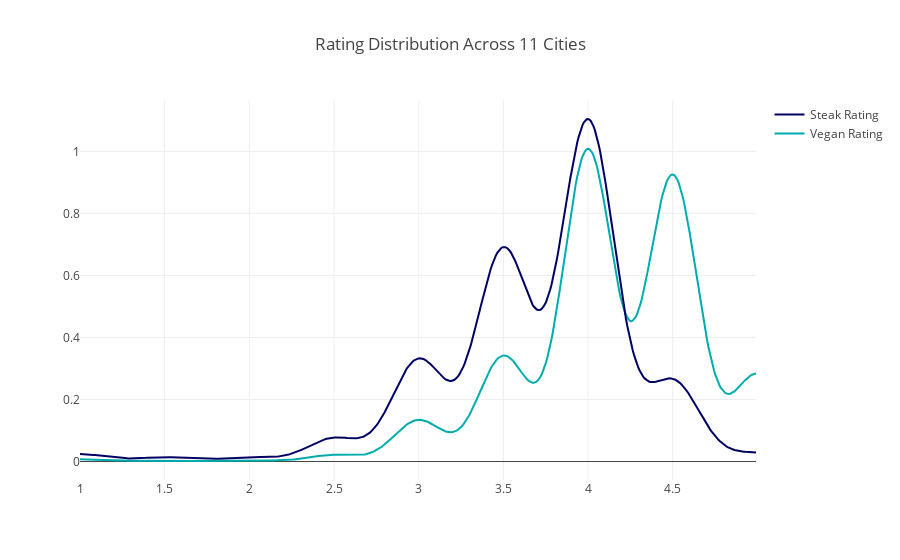

Source (notebook cell):
### Code cell
tot_kde3 = df[df['category']=='vegan']['rating']  
tot_kde4 = df[df['category']=='steak']['rating']  

# Group data together
hist_data = [tot_kde3, tot_kde4]

group_labels = ['Vegan Rating', 'Steak Rating']

colors = ['rgb(0, 172, 173)', 'rgb(0, 00, 100)']
# Create distplot with custom bin_size
total_kde_fig2 = ff.create_distplot(hist_data, group_labels, bin_size=.2, colors=colors,show_hist=False, curve_type='kde', show_rug=False)

total_kde_fig2['layout'].update(title='Rating Distribution Across 11 Cities')
# Plot!
plotly.offline.iplot(total_kde_fig2, filename='Distplot with Multiple Datasets')

### Figure 1 — Plotly figure (JSON) as saved in the notebook; plotly's stock layout.template omitted (floating-point values rounded to 4 significant figures; data arrays with more than 128 entries replaced by an {"elided": "..."} marker saying what was removed)
{"data": [{"legendgroup": "Vegan Rating", "marker": {"color": "rgb(0, 172, 173)"}, "mode": "lines", "name": "Vegan Rating", "showlegend": true, "type": "scatter", "uid": "78e6ca28-30b0-11e9-8846-acde48001122", "x": {"elided": "500 float values"}, "xaxis": "x", "y": {"elided": "500 float values"}, "yaxis": "y"}, {"legendgroup": "Steak Rating", "marker": {"color": "rgb(0, 00, 100)"}, "mode": "lines", "name": "Steak Rating", "showlegend": true, "type": "scatter", "uid": "78e6cb9a-30b0-11e9-9538-acde48001122", "x": {"elided": "500 float values"}, "xaxis": "x", "y": {"elided": "500 float values"}, "yaxis": "y"}], "layout": {"barmode": "overlay", "hovermode": "closest", "legend": {"traceorder": "reversed"}, "title": "Rating Distribution Across 11 Cities", "xaxis": {"anchor": "y2", "domain": [0, 1], "zeroline": false}, "yaxis": {"anchor": "free", "domain": [0, 1], "position": 0}}}
